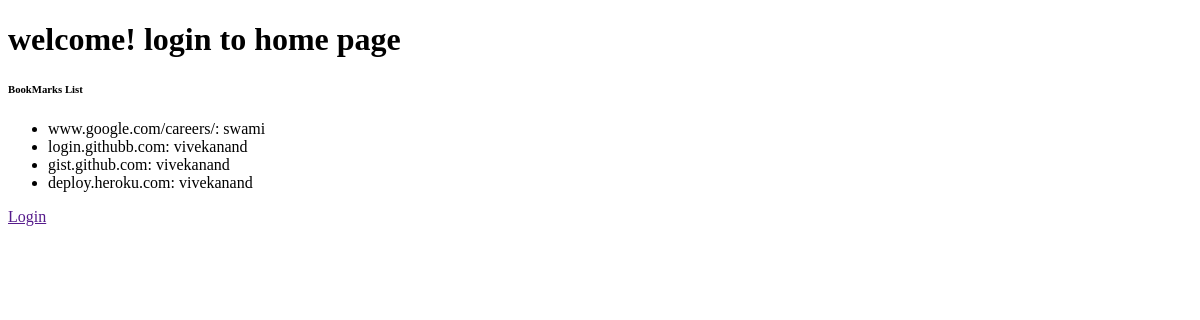
Before: / with the older database file.
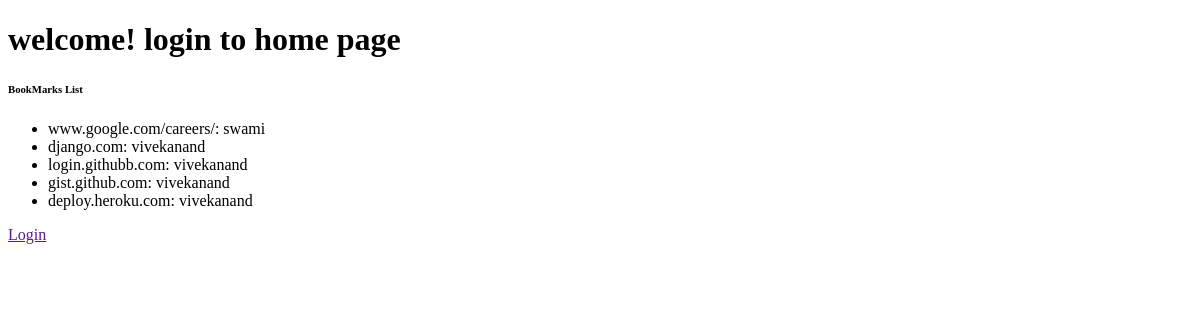
After: the same page with the newer database file.
### bookmark_app/models.py (models this page shows, shortened)
class BookMark(models.Model):
  title = models.CharField(max_length = 255)
  url = models.URLField()
  source_name = models.CharField(help_text='Publication Name',max_length = 255)
  date_added = models.DateTimeField(default = timezone.now)
  customer_name = models.ForeignKey(Customer, on_delete = models.CASCADE, related_name = 'bookmarks', null = False)
  class Meta:
      db_table = 'bookmark_table'
      ordering = ['title']

class Customer(models.Model):
  name = models.CharField(max_length = 200, null = True)
  latitude = models.DecimalField(max_digits = 9, decimal_places = 6, null = True)
  longitude = models.DecimalField(max_digits = 9, decimal_places = 6, null = True)
  class Meta:
      db_table = 'customer_table'
      ordering = ['name']

### bookmark_app/views.py (the view)
# urls.py: path('', views.home, name='home'),
def home(request):
  queryset = BookMark.objects.all()
  context = {
    'queryset': queryset,
  }
  return render(request, 'home.html', context)

### templates/home.html (shortened to what this page needs)
<!DOCTYPE html>
<html lang="en">
<head>
</head>
<body>
  <h1>welcome! login to home page</h1>
  <h6>BookMarks List</h6>
  <ul>
    {% if queryset %}
    {% for q in queryset %}
      <li> {{ q.url }}: {{ q.customer_name.name }} </li>
    {% endfor %}
    {% endif %}
  </ul>
  <a href={{login}}> Login </a>
</body>
</html>

Changed rows visible on the page:
added BookMark: url "django.com", customer_name.name "vivekanand"
